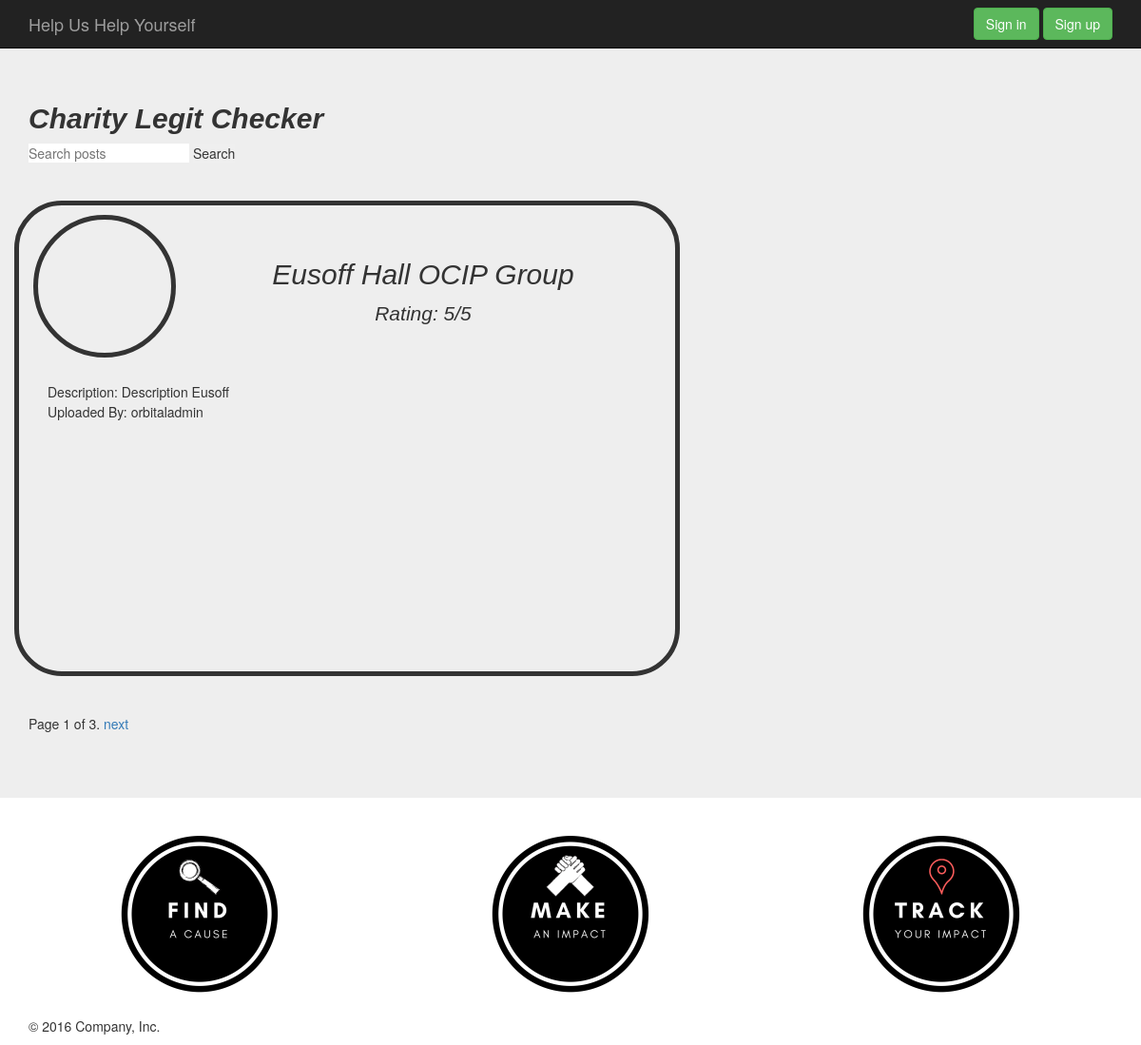
Screenshot of /charity/ with the database file from the repository.
### charity/models.py (models this page shows, shortened)
class Post(models.Model):
    author = models.ForeignKey('auth.User')
    title = models.CharField(max_length=200)
    text = models.TextField()
    created_date = models.DateTimeField(
            default=timezone.now)
    published_date = models.DateTimeField(
            blank=True, null=True)
    updated = models.DateTimeField(auto_now=True, auto_now_add=False, null= True, blank =True)
    timestamp = models.DateTimeField(auto_now=False, auto_now_add=True,null= True, blank =True)

### charity/views.py (the view)
def index(request):
    post_list = Post.objects.all()
    paginator = Paginator(post_list, 1) # Show 25 contacts per page
    page = request.GET.get('page')
    try:
        post = paginator.page(page)
    except PageNotAnInteger:
        post = paginator.page(1)
    except EmptyPage:
        post = paginator.page(paginator.num_pages)
    context = {
    'post':post
    }
    query = request.GET.get('q')
    if query:
        post_list = post_list.filter(title__icontains=query)
        context ={'post':post_list
        }
    return render(request, 'index_charity.html', context)

### charity/templates/index_charity.html (shortened to what this page needs)
<!DOCTYPE html>
<html lang="en">
   <head>
      {% load static %}
      <link href= {% static "css/bootstrap.min.css" %} rel="stylesheet">
      <link href= {% static "css/hover.css" %} rel="stylesheet">
      <link href= {% static "css/charity.css" %} rel="stylesheet">
      <link href= {% static "css/ie10-viewport-bug-workaround.css"%} rel="stylesheet">
      <link href= {% static "css/jumbotron.css" %}rel="stylesheet">
   </head>
   <body>
      <nav class="navbar navbar-inverse navbar-fixed-top">
         <div class="container">
            <div class="navbar-header">
               <a class="navbar-brand" href="/">Help Us Help Yourself</a>
            </div>
            <div id="navbar" class="navbar-collapse collapse">
               <form class="navbar-form navbar-right">
                  <a href="/userAcc/login" class="btn btn-success" role="button"> Sign in </a>
                  <a href="/userAcc/signup" class="btn btn-success" role="button"> Sign up </a>
               </form>
            </div>
         </div>
      </nav>
      <br>
      <br>
      <div class="jumbotron">
         <div class="container">
            <header>
               <h2 id="search"> Charity Legit Checker</h2>
               <div>
                  <form method='GET' action=''>
                     <input type='text' name='q' placeholder='Search posts' value ='{{ request.GET.q }}'/>
                     <input type='submit' value='Search'/>
                  </form>
               </div>
            </header>
            <br>
            <br>
            <div class="row" id="1">
               {% for po in post %}
               <div class="col-sm-7" id="blogpost" >
                  <div class="row" id="embed">
                    <div class="col-sm-4" id="img"></div>
                    <div class="col-sm-1" id="space"></div>
                    <div class="col-sm-7" id="Name"><h2 id="charName">{{po.title}}</h2>
                      <p> Rating: 5/5 </p>
                    </div>
                    <div class="col-sm-12" id="charDesc">
                        Description: {{po.text}}
                    </div>
                    <div class="col-sm-12" id="space">
                    </div>
                    <br>
                    <br>
                    <br>
                    <br>
                    <br>
                    <div class="col-sm-12" id="space">
                                     Uploaded By: {{po.author}}
                    </div>
                  </div>
            <br><br>
               {% endfor %}
             </div>
            </div>
            <br>
            <div class="pagination">
               <span class="step-links">
               <span class="current">
               Page {{ post.number }} of {{ post.paginator.num_pages }}.
               </span>
               {% if post.has_next %}
               <a href="?page={{ post.next_page_number }}">next</a>
               {% endif %}
               </span>
            </div>
         </div>
      </div>
      <div class="container">
         {% load static %}
       <div class="row">
         <div class="col-md-4" align="center">
           <div class="img__wrap">
             <img src= {% static "img/find.jpg" %} height="200" width="200"/>
           </div>
         </div>
         <div class="col-md-4" align="center">
           <div class="img__wrap">
             <img src= {% static "img/make.jpg" %} height="200" width="200"/>
           </div>
        </div>
         <div class="col-md-4" align="center">
         <div class="img__wrap">
           <img src= {% static "img/track.jpg" %} height="200" width="200"/>
         </div>
         </div>
       </div>
         <footer>
            <p>&copy; 2016 Company, Inc.</p>
         </footer>
      </div>
   </body>
</html>

### tracklah/static/css/hover.css (style rules this page uses)
* { margin: 0; padding: 0; border: 0; }
.img__wrap { position: relative; height: 200px; width: 200px; }

### charity/static/css/charity.css (style rules this page uses)
div#blogpost { border-style: solid; border-width: 5px; border-radius: 50px; width: 700px; height: 500px; padding-left: 30px; padding-top: 10px; }
div#img { border-style: solid; border-width: 5px; border-radius: 100px; width: 150px; height: 150px; padding-top: 20px; }
div#charDesc { padding-top:25px; }
div#Name { font-weight: bold; font-style: italic; font-family: "Impact", Charcoal, sans-serif; width: 520px; height: 150px; text-align: center; padding-top: 25px; }
h2#search { font-weight: bold; font-style: italic; font-family: "Impact", Charcoal, sans-serif; }

### rows the page displays
Post: title "Eusoff Hall OCIP Group", text "Description Eusoff", author "orbitaladmin"

### other values shown
{{ post.number }} "1"
{{ post.paginator.num_pages }} "3"
